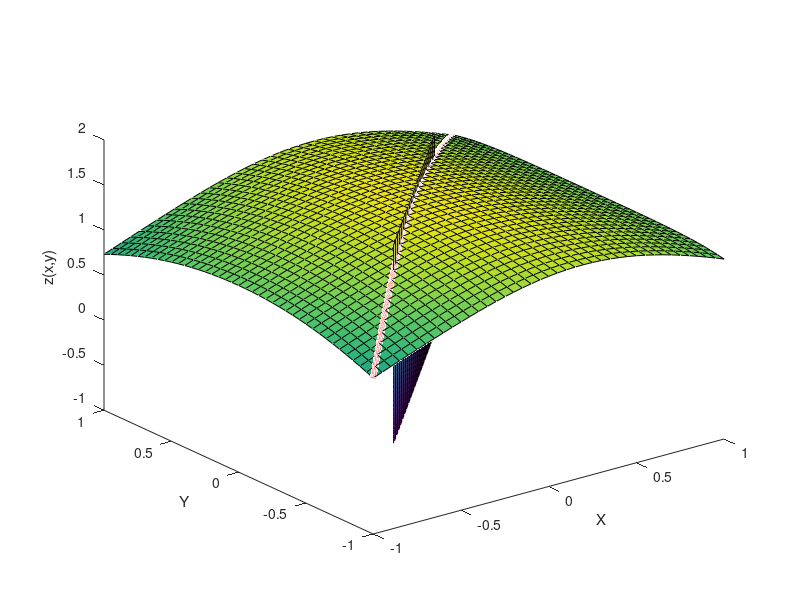

MATLAB code for this plot:
t=linspace(-1,1,1000);
x=t;
y=t;
z=((-cos(t.^3+2)) + sqrt((cos(t.^3+2)).^2+4.*(t.^2+2).*(4-2.*t.^2)))./(2.*(t.^2+2));
plot3(x,y,z,'-r', 'LineWidth',4)
hold on
[x y]=meshgrid(-1:0.05:1);


z=((-cos(x.*y.^2+2)) + sqrt((cos(x.*y.^2+2)).^2+4.*(x.^2+2).*(4-x.^2-y.^2)))./(2.*(x.^2+2));
surf (x,y,z)
hold on

[y z ]=meshgrid(-0.5:0.05:0.5, -0.6:0.05:1.6);
x=y;
surf (x,y,z)
hold on

xlabel('X');
ylabel('Y');
zlabel("z(x,y)");
